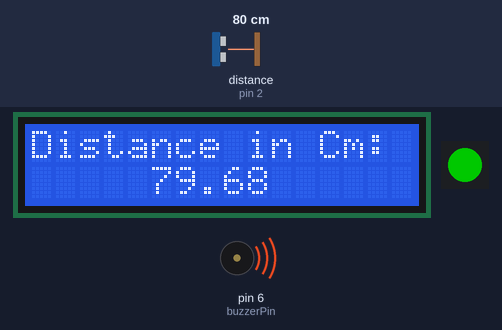
Simulated run of this sketch. Board: Arduino Uno, built with avr-gcc and run on an emulated ATmega328P. On the bench: 16×2 character LCD, 1 RGB LEDs in strip order, left to right, buzzer (waves = sounding, pin HIGH). Wiring (inferred from the names in the program): ultrasonic range finder: trigger pin 3; echo pin 2. The test bench sets the inputs (shaded band); at power-on: distance to the obstacle (sensor on pin 2) 80 cm. The echo pulse lasts 58.3 µs per cm; dim RGB values are drawn brighter than linear; the strip is taken to match the declared colour order; pins used as bus, display or sensor lines are not drawn; what the sketch prints to the serial monitor is not drawn.

Above: at 1.2 s.
1.3 s: distance to the obstacle (sensor on pin 2) set to 88 cm
At 2.6 s:
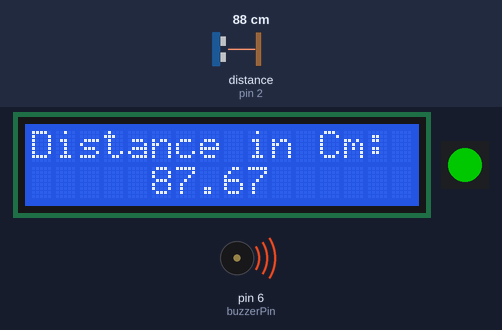
2.9 s: distance to the obstacle (sensor on pin 2) set to 94 cm
At 3.9 s:
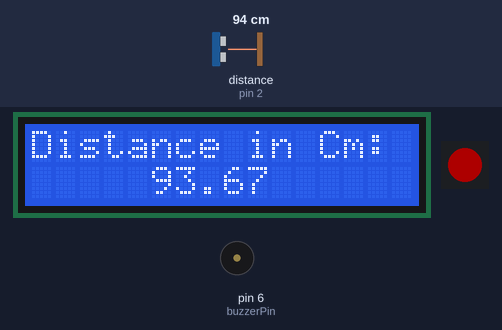
4.5 s: distance to the obstacle (sensor on pin 2) set to 35 cm
At 5.8 s:
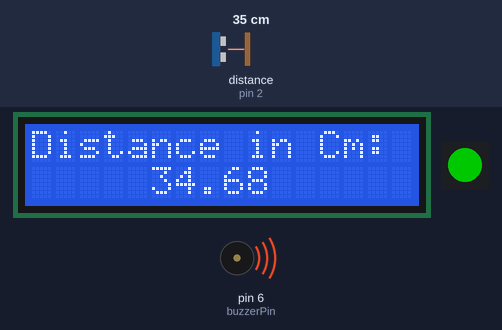
6.1 s: distance to the obstacle (sensor on pin 2) set to 93 cm
At 6.6 s:
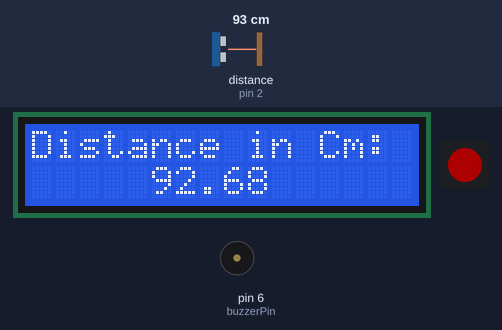
9.1 s: distance to the obstacle (sensor on pin 2) set to 9 cm
At 10.3 s:
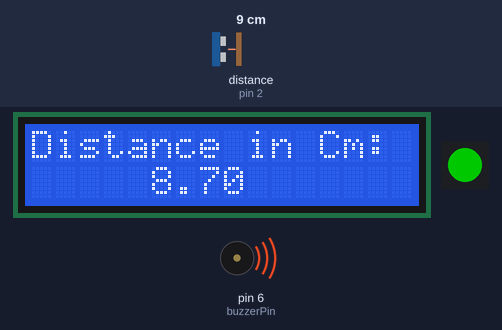
Timing chart, 0 to 12.1 s (numbered marks = the images above; inputs shaded):
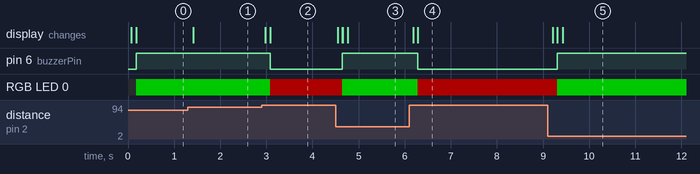

The sketch:

distance_sensing_alarm1.ino
```cpp
// I am Sangam Prashar.
// Student of Electrical and Electronics Engineering in HIET, Shahpur under HPTU
// Reg. ID 18BTL100508

// ABOUT PROJECT: SOCIAL DISTANCING SENSING ALARM
// DESCRIPTION: when circuit is working and person A is 90cm away from the person B
//              neopixel will glow green. and when this condition doesn't satisfied
//				neopixel will glow red and alarm start beeping. LCD screen shows the
//				real time distance.

// NOTE: In real case use 9V battery and connect it to the dc adaptor terminal of arduino.

// #Arduino #Embedded Code #NeoLamp #LCD #Potentiometer_250_k_ohm #Buzzer #Jumper_wires #resistance_220_ohm


// 			--->EMBEDDED CODE<---

// Importing libaries
 #include <LiquidCrystal.h> //LCD library
 #include <Adafruit_NeoPixel.h> // Neopixel library

// defining variables
  #define ledNo 1
  #define echo 2
  #define trig 3
  #define ledPin 4
  #define buzzerPin 6

// defining data types useing in LCD display outut
  float  duration; // time taken by the pulse to return back
  float  distance; // oneway distance travelled by the pulse

// declearing variable for lcd and neopixel
  LiquidCrystal lcd(13, 12, 11, 10, 9, 8);//lcd(RS,EN,D4,D5,D6,D7)
  Adafruit_NeoPixel pixel= Adafruit_NeoPixel(ledNo,ledPin,NEO_RGB+NEO_KHZ800);

// Setting up Arduino Pins
  void setup() {
    pinMode(buzzerPin, OUTPUT);
    pinMode(trig, OUTPUT);
    pinMode(echo, INPUT);
    Serial.begin(9600);//opens serial port, sets data rate to 9600 bps
    lcd.begin(16, 2);//starting LCD of 16X2
    pixel.begin();//starting neopixel
 	pixel.show();//showing neopixel
    }

// Code which work in loop
  void loop() {

    time_Measurement();
    distance = duration * (0.0343) / 2;// calculate the oneway distance travelled by the pulse
    display_distance();
 //function to glow led
    if (distance >= 90)
    {
      pixel.setPixelColor(0,50,0,0);//brightness,green,red,blue
      pixel.show();
      pixel.clear();
      digitalWrite(buzzerPin, LOW);
    }
    else{
      pixel.setPixelColor(0,0,100,0);
      pixel.show();
      digitalWrite(buzzerPin, HIGH);
    }
  }

//function to measure the time taken by the pulse to return back
  void time_Measurement()
  {
    digitalWrite(trig, LOW);
    delayMicroseconds(0.2);

    digitalWrite(trig, HIGH);
    delayMicroseconds(0.1);
    digitalWrite(trig, LOW);

    duration = pulseIn(echo, HIGH);
  }

//function to display the distance on LCD/Serial Monitor
  void display_distance()
  {
    lcd.clear();
    lcd.setCursor(0, 0);
    Serial.print("Distance in Cm: ");
    Serial.print(distance);
    Serial.println();
    lcd.print("Distance in Cm: ");
    lcd.setCursor(5, 1);
    lcd.print(distance);
    delay(100);
  }
```

Measured:
- the behaviour switches between 90 and 91 cm on distance to the obstacle (sensor on pin 2) (found by bisection; images 1 and 2)
- after the input at 1.3 s, the display: changes after 0.11 s (image 1)
- after the input at 2.9 s, pin 6 (buzzerPin): HIGH → LOW after 0.18 s; RGB LED 0: RGB(0, 100, 0) → RGB(50, 0, 0) after 0.18 s; the display: first changes after 0.08 s (image 2 shows a later state)
- after the input at 4.5 s, pin 6 (buzzerPin): LOW → HIGH after 0.15 s; RGB LED 0: RGB(50, 0, 0) → RGB(0, 100, 0) after 0.15 s; the display: first changes after 0.05 s (image 3 shows a later state)
- after the input at 6.1 s, pin 6 (buzzerPin): HIGH → LOW after 0.19 s; RGB LED 0: RGB(0, 100, 0) → RGB(50, 0, 0) after 0.19 s; the display: first changes after 0.09 s (image 4 shows a later state)
- after the input at 9.1 s, pin 6 (buzzerPin): LOW → HIGH after 0.21 s; RGB LED 0: RGB(50, 0, 0) → RGB(0, 100, 0) after 0.21 s; the display: first changes after 0.11 s (image 5 shows a later state)
